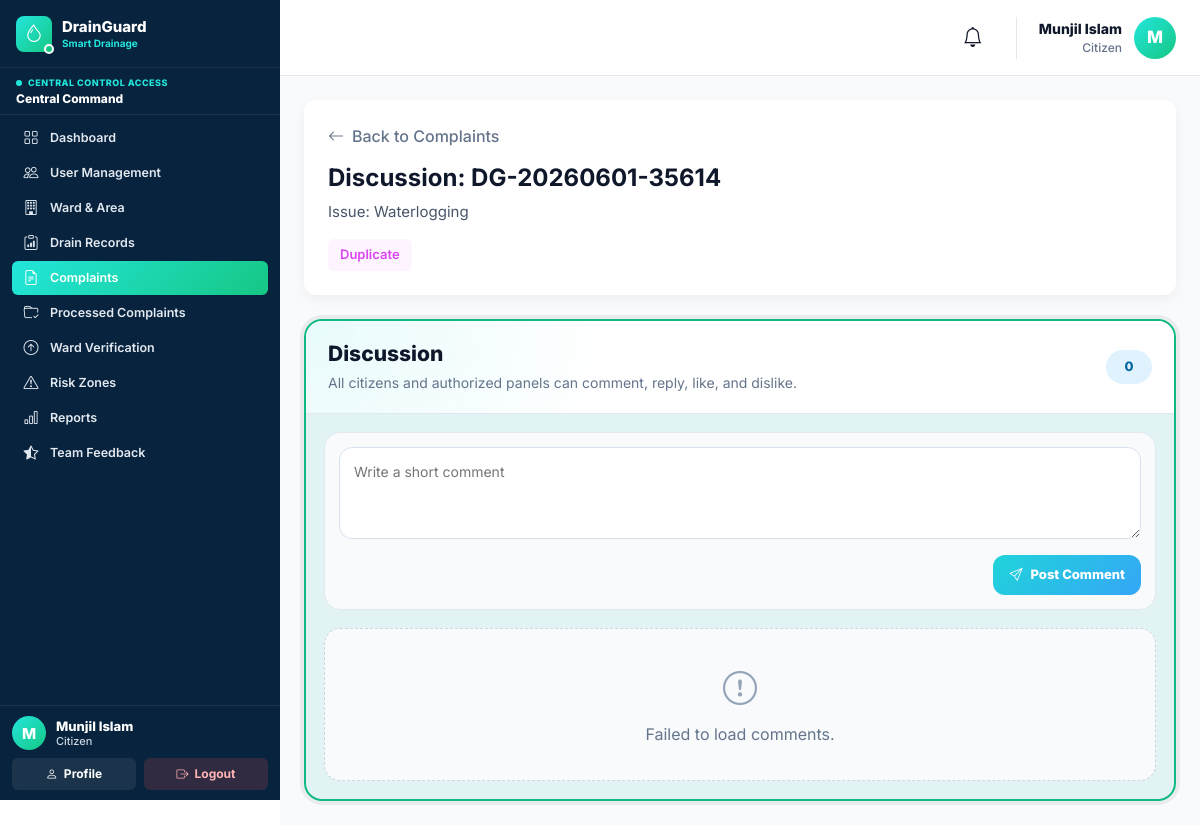
Page /pages/central/discussion.php?id=27 (signed in) on the committed database.
### tables this page shows
CREATE TABLE `users` (
  `user_id` int(11) NOT NULL,
  `user_name` varchar(100) NOT NULL,
  `user_mail` varchar(150) NOT NULL,
  `user_password` varchar(255) NOT NULL,
  `user_role` enum('citizen','central_officer','ward_officer','inspector','team_leader','assistant_team_leader') NOT NULL,
  `user_status` enum('active','inactive','suspended','banned') NOT NULL DEFAULT 'active',
  `login_access` tinyint(1) NOT NULL DEFAULT 1,
  `last_active` datetime DEFAULT NULL,
  `reset_token` varchar(255) DEFAULT NULL,
  `reset_time` datetime DEFAULT NULL
);

CREATE TABLE `complaints` (
  `complaint_id` int(11) NOT NULL,
  `complaint_code` varchar(50) NOT NULL,
  `user_id` int(11) NOT NULL,
  `loc_id` int(11) NOT NULL,
  `drain_id` int(11) DEFAULT NULL,
  `issue_id` int(11) DEFAULT NULL,
  `affected_area_id` int(11) DEFAULT NULL,
  `address_description` text NOT NULL,
  `problem_description` text NOT NULL,
  `complaint_status` enum('submitted','received','pending_verification','verified_by_ward','rejected_by_central','rejected_by_ward','duplicate','team_assigned','in_progress','solved_by_team','inspector_verification','closed','reopened','disputed','final_rejected') NOT NULL DEFAULT 'submitted',
  `work_started_at` datetime DEFAULT NULL,
  `parent_complaint_id` int(11) DEFAULT NULL,
  `is_repeat_complaint` tinyint(1) DEFAULT 0,
  `submitted_at` timestamp NOT NULL DEFAULT current_timestamp(),
  `updated_at` timestamp NOT NULL DEFAULT current_timestamp() ON UPDATE current_timestamp(),
  `closed_at` datetime DEFAULT NULL
);

CREATE TABLE `issues` (
  `issue_id` int(11) NOT NULL,
  `issue_name` varchar(150) NOT NULL,
  `priority` enum('High','Medium','Low') NOT NULL DEFAULT 'Low'
);

### pages/central/discussion.php (the view, shortened to what this page needs)
<?php
$activePage = "complaints";
require_once "../../commentSystem/discussion_logic.php";
$complaintId = (int)($_GET["id"] ?? 0);
$infoSql = "SELECT c.complaint_code, c.complaint_status, i.issue_name
            FROM complaints c LEFT JOIN issues i ON c.issue_id = i.issue_id
            WHERE c.complaint_id = ? LIMIT 1";
$infoStmt = mysqli_prepare($conn, $infoSql);
$complaintData = null;
if ($infoStmt) {
    mysqli_stmt_bind_param($infoStmt, "i", $complaintId);
    mysqli_stmt_execute($infoStmt);
    $infoRes = mysqli_stmt_get_result($infoStmt);
    $complaintData = mysqli_fetch_assoc($infoRes);
}
?>
<!DOCTYPE html>
<html lang="en">
<head>
    <link href="https://cdn.jsdelivr.net/npm/bootstrap@5.3.3/dist/css/bootstrap.min.css" rel="stylesheet">
    <link href="https://cdn.jsdelivr.net/npm/bootstrap-icons@1.11.3/font/bootstrap-icons.css" rel="stylesheet">
    <link rel="stylesheet" href="../../css/global/global.css">
    <link rel="stylesheet" href="../../css/central/sidebar.css">
    <link rel="stylesheet" href="../../css/central/topbar.css">
    <link rel="stylesheet" href="../../css/central/discussion.css">
    <link rel="stylesheet" href="../../css/commentSystem/commentSystem.css">
    <link rel="stylesheet" href="../../css/global/confirm-modal.css">
</head>
<body class="central">
<?php include "../../includes/central/sidebar.php"; ?>
<main class="dg-central-main">
    <?php include "../../includes/central/topbar.php"; ?>
    <section class="central-discussion-page">
        <div class="cd-header">
            <a href="complaints.php" class="cd-back-btn">
                <i class="bi bi-arrow-left"></i> Back to Complaints
            </a>
            <h1>Discussion: <?= htmlspecialchars($complaintData['complaint_code']); ?></h1>
            <p>Issue: <?= htmlspecialchars($complaintData['issue_name'] ?? 'Unknown Issue'); ?></p>
            <span class="cd-status-badge <?= htmlspecialchars($complaintData['complaint_status']); ?>">
                <?= ucwords(str_replace('_', ' ', $complaintData['complaint_status'])); ?>
            </span>
        </div>
            <div
                class="dg-comment-system"
                id="centralDiscussionContainer"
                data-complaint-id="<?= $complaintId; ?>"
                data-comment-system="true"
                data-base-path="../../"
            >
                <div class="dg-comment-header">
                    <div>
                        <h2>Discussion</h2>
                        <p>All citizens and authorized panels can comment, reply, like, and dislike.</p>
                    </div>
                    <span class="dg-comment-count" data-comment-count>0</span>
                </div>
                <div class="dg-comment-body">
                    <form class="dg-comment-form" data-comment-form>
                        <textarea
                            name="comment_text"
                            data-comment-text
                            placeholder="Write a short comment"
                            maxlength="1000"
                            required
                        ></textarea>
                        <div class="dg-comment-actions">
                            <button type="submit" class="dg-comment-submit">
                                <i class="bi bi-send"></i>
                                Post Comment
                            </button>
                        </div>
                    </form>
                    <div class="dg-comment-list" data-comment-list>
                    </div>
                </div>
            </div>
    </section>
</main>
</body>
</html>

### includes/central/sidebar.php (shortened to what this page needs)
<?php
$activePage = $activePage ?? "";
$baseUrl = "/DrainGuard/pages/central";
function centralSidebarSafeText($value)
{
    return htmlspecialchars((string)($value ?? ""), ENT_QUOTES, "UTF-8");
}
function centralSidebarRoleLabel($role)
{
    $roleLabels = [
        "central_officer" => "Central Command",
        "ward_officer" => "Ward Officer",
        "inspector" => "Inspector",
        "citizen" => "Citizen",
        "team_leader" => "Team Leader",
        "assistant_team_leader" => "Assistant Team Leader"
    ];
    return $roleLabels[$role] ?? ucwords(str_replace("_", " ", (string)$role));
}
$userName = $_SESSION["user_name"] ?? "Central User";
$userRole = $_SESSION["user_role"] ?? "central_officer";
$userRoleLabel = $_SESSION["user_role_label"] ?? centralSidebarRoleLabel($userRole);
$sidebarProfilePicture = "";
$loggedUserId = isset($_SESSION["user_id"]) ? (int)$_SESSION["user_id"] : 0;
if ($loggedUserId > 0) {
    $userSql = "
        SELECT
            u.user_id,
            u.user_name,
            u.user_mail,
            u.user_role,
            co.full_name,
            co.designation,
            co.profile_picture
        FROM users u
        LEFT JOIN central_officers co
            ON u.user_id = co.user_id
        WHERE u.user_id = ?
        LIMIT 1
    ";
    $userStmt = mysqli_prepare($conn, $userSql);
    if ($userStmt) {
        mysqli_stmt_bind_param($userStmt, "i", $loggedUserId);
        mysqli_stmt_execute($userStmt);
        $userResult = mysqli_stmt_get_result($userStmt);
        $userData = $userResult ? mysqli_fetch_assoc($userResult) : null;
        if ($userData) {
            $userName = !empty($userData["full_name"]) ? $userData["full_name"] : $userData["user_name"];
            $userRole = $userData["user_role"];
            $userRoleLabel = !empty($userData["designation"])
                ? $userData["designation"]
                : centralSidebarRoleLabel($userRole);
        }
    }
}
$sidebarInitial = strtoupper(substr($userName, 0, 1));
?>
<aside class="dg-central-sidebar" id="centralSidebar">
    <div class="dg-central-sidebar-brand">
        <div class="dg-central-brand-icon">
            <i class="bi bi-droplet"></i>
        </div>
        <div class="dg-central-brand-text">
            <h2>DrainGuard</h2>
            <p>Smart Drainage</p>
        </div>
    </div>
    <div class="dg-central-sidebar-role">
        <div class="dg-central-role-label">
            <span></span>
            <small>Central Control Access</small>
        </div>
        <strong>Central Command</strong>
    </div>
    <nav class="dg-central-menu">
        <a href="<?php echo $baseUrl; ?>/dashboard.php" class="dg-central-menu-link <?php echo ($activePage === 'dashboard') ? 'active' : ''; ?>">
            <i class="bi bi-grid"></i>
            <span>Dashboard</span>
        </a>
        <a href="<?php echo $baseUrl; ?>/user-management.php" class="dg-central-menu-link <?php echo ($activePage === 'user-management') ? 'active' : ''; ?>">
            <i class="bi bi-people"></i>
            <span>User Management</span>
        </a>
        <a href="<?php echo $baseUrl; ?>/ward-area.php" class="dg-central-menu-link <?php echo ($activePage === 'ward-area') ? 'active' : ''; ?>">
            <i class="bi bi-building"></i>
            <span>Ward & Area</span>
        </a>
        <a href="<?php echo $baseUrl; ?>/drain-records.php" class="dg-central-menu-link <?php echo ($activePage === 'drain-records') ? 'active' : ''; ?>">
            <i class="bi bi-clipboard-data"></i>
            <span>Drain Records</span>
        </a>
        <a href="<?php echo $baseUrl; ?>/complaints.php" class="dg-central-menu-link <?php echo ($activePage === 'complaints') ? 'active' : ''; ?>">
            <i class="bi bi-file-earmark-text"></i>
            <span>Complaints</span>
        </a>
        <a href="<?php echo $baseUrl; ?>/processed-complaints.php" class="dg-central-menu-link <?php echo ($activePage === 'processed-complaints') ? 'active' : ''; ?>">
            <i class="bi bi-folder-check"></i>
            <span>Processed Complaints</span>
        </a>
        <a href="<?php echo $baseUrl; ?>/routing-assignment.php" class="dg-central-menu-link <?php echo ($activePage === 'routing-assignment') ? 'active' : ''; ?>">
            <i class="bi bi-arrow-up-circle"></i>
            <span>Ward Verification</span>
        </a>
        <a href="<?php echo $baseUrl; ?>/high-risk-zones.php" class="dg-central-menu-link <?php echo ($activePage === 'high-risk-zones') ? 'active' : ''; ?>">
            <i class="bi bi-exclamation-triangle"></i>
            <span>Risk Zones</span>
        </a>
        <a href="<?php echo $baseUrl; ?>/reports.php" class="dg-central-menu-link <?php echo ($activePage === 'reports') ? 'active' : ''; ?>">
            <i class="bi bi-bar-chart"></i>
            <span>Reports</span>
        </a>
        <a href="<?php echo $baseUrl; ?>/team-feedback.php" class="dg-central-menu-link <?php echo ($activePage === 'team-feedback') ? 'active' : ''; ?>">
            <i class="bi bi-star-half"></i>
            <span>Team Feedback</span>
        </a>
    </nav>
    <div class="dg-central-sidebar-user">
        <div class="dg-central-user-row">
            <div class="dg-central-user-avatar" id="dgCentralUserAvatar">
                <?php if ($sidebarProfilePicture !== ""): ?>
                    <img
                        src="<?php echo centralSidebarSafeText($sidebarProfilePicture); ?>"
                        alt="Profile Picture"
                        class="dg-central-user-avatar-img"
                    >
                <?php else: ?>
                    <span class="dg-central-user-avatar-initial">
                        <?php echo centralSidebarSafeText($sidebarInitial); ?>
                    </span>
                <?php endif; ?>
            </div>
            <div class="dg-central-user-info">
                <h4><?php echo centralSidebarSafeText($userName); ?></h4>
                <p><?php echo centralSidebarSafeText($userRoleLabel); ?></p>
            </div>
        </div>
        <div class="dg-central-user-actions">
            <a href="<?php echo $baseUrl; ?>/profile.php" class="dg-central-profile-btn">
                <i class="bi bi-person"></i>
                <span>Profile</span>
            </a>
            <a href="/DrainGuard/auth/logout.php" class="dg-central-logout-btn">
                <i class="bi bi-box-arrow-right"></i>
                <span>Logout</span>
            </a>
        </div>
    </div>
</aside>

### includes/central/topbar.php (shortened to what this page needs)
<?php
function centralTopbarSafeText($value)
{
    return htmlspecialchars((string)($value ?? ""), ENT_QUOTES, "UTF-8");
}
function centralTopbarRoleLabel($role)
{
    $roleLabels = [
        "central_officer" => "Central Command",
        "ward_officer" => "Ward Officer",
        "inspector" => "Inspector",
        "citizen" => "Citizen",
        "team_leader" => "Team Leader",
        "assistant_team_leader" => "Assistant Team Leader"
    ];
    return $roleLabels[$role] ?? ucwords(str_replace("_", " ", (string)$role));
}
$topbarUserName = $_SESSION["user_name"] ?? "Central User";
$topbarUserRole = $_SESSION["user_role"] ?? "central_officer";
$topbarUserRoleLabel = $_SESSION["user_role_label"] ?? centralTopbarRoleLabel($topbarUserRole);
$topbarProfilePicture = "";
$loggedUserId = isset($_SESSION["user_id"]) ? (int)$_SESSION["user_id"] : 0;
if ($loggedUserId > 0) {
    $userSql = "
        SELECT
            u.user_id,
            u.user_name,
            u.user_mail,
            u.user_role,
            co.full_name,
            co.designation,
            co.profile_picture
        FROM users u
        LEFT JOIN central_officers co
            ON u.user_id = co.user_id
        WHERE u.user_id = ?
        LIMIT 1
    ";
    $userStmt = mysqli_prepare($conn, $userSql);
    if ($userStmt) {
        mysqli_stmt_bind_param($userStmt, "i", $loggedUserId);
        mysqli_stmt_execute($userStmt);
        $userResult = mysqli_stmt_get_result($userStmt);
        $userData = $userResult ? mysqli_fetch_assoc($userResult) : null;
        if ($userData) {
            $topbarUserName = !empty($userData["full_name"]) ? $userData["full_name"] : $userData["user_name"];
            $topbarUserRole = $userData["user_role"];
            $topbarUserRoleLabel = !empty($userData["designation"])
                ? $userData["designation"]
                : centralTopbarRoleLabel($topbarUserRole);
        }
    }
}
$topbarInitial = strtoupper(substr($topbarUserName, 0, 1));
?>
<header class="central-topbar">
    <div class="central-topbar-right">
        <details class="topbar-notification">
            <summary class="notification-btn" aria-label="Notifications">
                <i class="bi bi-bell"></i>
            </summary>
        </details>
        <div class="central-topbar-user">
            <div class="central-topbar-user-info">
                <h4><?php echo centralTopbarSafeText($topbarUserName); ?></h4>
                <p><?php echo centralTopbarSafeText($topbarUserRoleLabel); ?></p>
            </div>
            <div class="central-topbar-avatar" id="centralTopbarAvatar">
                <?php if ($topbarProfilePicture !== ""): ?>
                    <img
                        src="<?php echo centralTopbarSafeText($topbarProfilePicture); ?>"
                        alt="Profile Picture"
                        class="central-topbar-avatar-img"
                    >
                <?php else: ?>
                    <span class="central-topbar-avatar-initial">
                        <?php echo centralTopbarSafeText($topbarInitial); ?>
                    </span>
                <?php endif; ?>
            </div>
        </div>
    </div>
</header>
<link rel='stylesheet' href='/DrainGuard/css/global/notification-target.css'>
<link rel='stylesheet' href='/DrainGuard/css/global/confirm-modal.css'>

### rows in the picture
users: user_name "Munjil Islam"
complaints: complaint_code "DG-20260601-35614", issue.issue_name "Waterlogging", complaint_status "Duplicate"

### other values in the picture
centralSidebarSafeText($sidebarInitial) "M"
centralSidebarSafeText($userRoleLabel) "Citizen"
centralTopbarSafeText($topbarUserRoleLabel) "Citizen"
centralTopbarSafeText($topbarInitial) "M"
